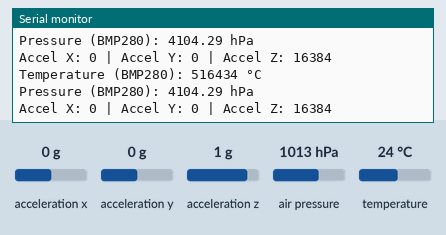
This sketch was run on a simulated ESP32. Parts: the last lines printed to the serial monitor. Wiring (inferred from the names in the program): MPU-6050 motion sensor at I2C address 0x68; BMP280 pressure sensor at I2C address 0x76. Inputs (shaded band) come from the test bench; at power-on: acceleration x 0 g, acceleration y 0 g, acceleration z 1 g, air pressure 1013 hPa, temperature 24 °C.

Above: at 6.2 s.
6.3 s: acceleration x set to -1.4 g
At 7.6 s:
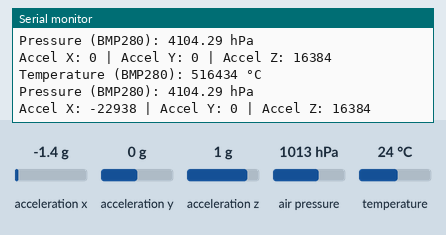
7.8 s: acceleration y set to -1.4 g
At 8.7 s:
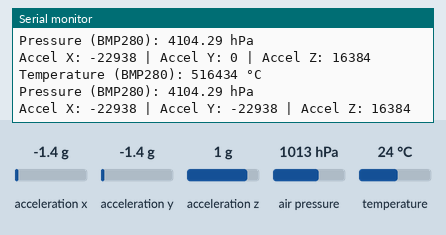
9.3 s: acceleration z set to -1.4 g
At 10.6 s:
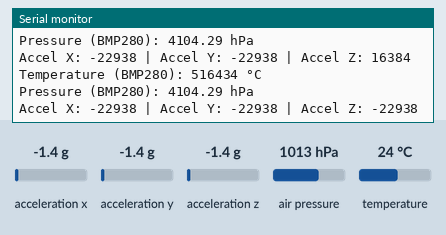
10.8 s: air pressure set to 952 hPa
At 11.6 s:
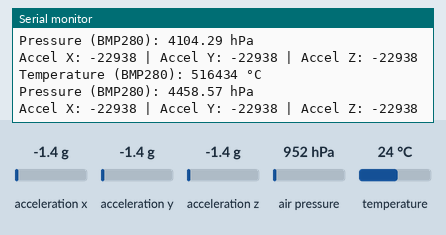
12.3 s: temperature set to 12 °C
At 13.5 s:
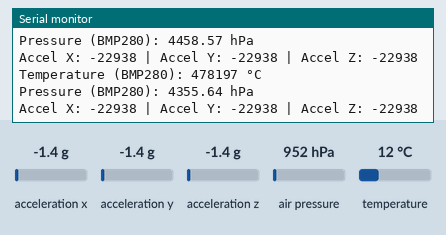
Timing chart, 0 to 14.8 s (numbered marks = the images above; inputs shaded):
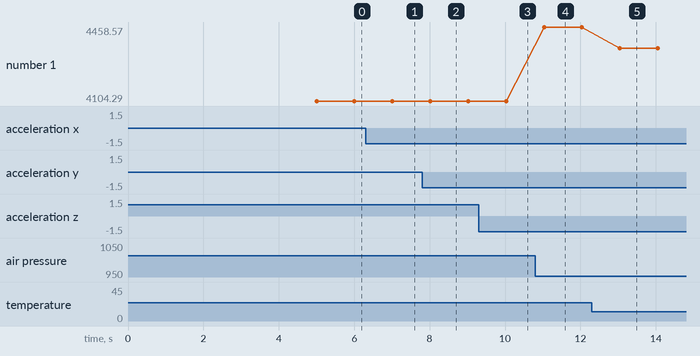

Measured:
- after the input at 6.3 s, the serial monitor: prints a new line after 0.71 s (image 1)
- after the input at 7.8 s, the serial monitor: prints a new line after 0.22 s (image 2)
- after the input at 9.3 s, the serial monitor: prints a new line after 0.73 s (image 3)
- after the input at 10.8 s, the serial monitor: prints a new line after 0.23 s (image 4)
- after the input at 12.3 s, the serial monitor: prints a new line after 0.75 s (image 5)
- plotted number 1: 4104.29 → 4458.57 after the input at 10.8 s, 4458.57 → 4355.64 after the input at 12.3 s

The sketch:

BMPMPU_Wire_I2C.ino
```cpp
#include <Wire.h>

// BMP280 and MPU6050 I2C addresses
#define BMP280_ADDR 0x76 // or 0x77
#define MPU6050_ADDR 0x68

// BMP280 registers
#define BMP280_REG_TEMP_MSB 0xFA
#define BMP280_REG_PRESS_MSB 0xF7
#define BMP280_REG_CTRL_MEAS 0xF4
#define BMP280_REG_CONFIG 0xF5

// MPU6050 registers
#define MPU6050_REG_ACCEL_XOUT_H 0x3B
#define MPU6050_REG_PWR_MGMT_1 0x6B

// Initialize BMP280
void initializeBMP280() {
    Wire.beginTransmission(BMP280_ADDR);
    Wire.write(BMP280_REG_CTRL_MEAS); // Control register
    Wire.write(0x27); // Normal mode, temp and press enabled, oversampling 1
    Wire.endTransmission();

    Wire.beginTransmission(BMP280_ADDR);
    Wire.write(BMP280_REG_CONFIG); // Config register
    Wire.write(0xA0); // Standby 1000ms, filter coefficient 2
    Wire.endTransmission();
}

// Initialize MPU6050
void initializeMPU6050() {
    Wire.beginTransmission(MPU6050_ADDR);
    Wire.write(MPU6050_REG_PWR_MGMT_1); // Power management register
    Wire.write(0x00); // Wake up the MPU6050
    Wire.endTransmission();
}

// Function to read temperature from BMP280
int32_t readBMP280Temperature() {
    Wire.beginTransmission(BMP280_ADDR);
    Wire.write(BMP280_REG_TEMP_MSB); // Temperature MSB register
    Wire.endTransmission();
    Wire.requestFrom(BMP280_ADDR, 3); // Read 3 bytes of temperature data

    if (Wire.available() >= 3) {
        int32_t temp_raw = (Wire.read() << 12) | (Wire.read() << 4) | (Wire.read() >> 4);
        // Temperature compensation calculation here, simplified as an example
        return temp_raw; // Placeholder
    }
    return 0;
}

// Function to read pressure from BMP280
int32_t readBMP280Pressure() {
    Wire.beginTransmission(BMP280_ADDR);
    Wire.write(BMP280_REG_PRESS_MSB); // Pressure MSB register
    Wire.endTransmission();
    Wire.requestFrom(BMP280_ADDR, 3); // Read 3 bytes of pressure data

    if (Wire.available() >= 3) {
        int32_t press_raw = (Wire.read() << 12) | (Wire.read() << 4) | (Wire.read() >> 4);
        // Pressure compensation calculation here, simplified as an example
        return press_raw; // Placeholder
    }
    return 0;
}

// Function to read acceleration data from MPU6050
void readMPU6050Accel(int16_t &x, int16_t &y, int16_t &z) {
    Wire.beginTransmission(MPU6050_ADDR);
    Wire.write(MPU6050_REG_ACCEL_XOUT_H); // Starting register for accel data
    Wire.endTransmission();
    Wire.requestFrom(MPU6050_ADDR, 6); // Read 6 bytes of acceleration data

    if (Wire.available() == 6) {
        x = (Wire.read() << 8) | Wire.read();
        y = (Wire.read() << 8) | Wire.read();
        z = (Wire.read() << 8) | Wire.read();
    }
}

void setup() {
    Wire.begin();           // Initialize I2C
    Serial.begin(115200);   // Start Serial communication
    while(!Serial);
    delay(5000);

    initializeBMP280();
    initializeMPU6050();
}

void loop() {
    // Read temperature and pressure from BMP280
    int32_t temperature = readBMP280Temperature();
    int32_t pressure = readBMP280Pressure();
    Serial.print("Temperature (BMP280): ");
    Serial.print(temperature);
    Serial.println(" °C");
    Serial.print("Pressure (BMP280): ");
    Serial.print(pressure / 100.0);
    Serial.println(" hPa");

    // Read acceleration data from MPU6050
    int16_t accelX, accelY, accelZ;
    readMPU6050Accel(accelX, accelY, accelZ);
    Serial.print("Accel X: ");
    Serial.print(accelX);
    Serial.print(" | Accel Y: ");
    Serial.print(accelY);
    Serial.print(" | Accel Z: ");
    Serial.println(accelZ);

    delay(1000); // Delay for readability
}
```
